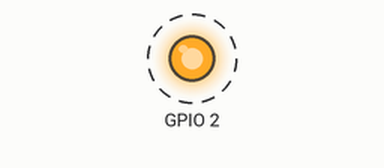
This sketch was run on a simulated ESP32. Shown: output pins drawn as LEDs (lit = HIGH). Dashed ring = blinking. What the sketch prints to the serial monitor is not drawn.

Above: at 6.62 s.
Timing chart, 0 to 9.5 s (numbered marks = the images above):
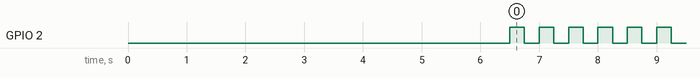

The sketch:

Mutex.ino
```cpp
// ESP32 Mutex Example
// https://www.circuitstate.com/tutorials/how-to-write-parallel-multitasking-applications-for-esp32-using-freertos-arduino/

#include <Arduino.h>

// 0=debug off, 1=output to Serial, 2=output to serial UART1()
#define DEBUG_ON 1
// 0=trace off, 1=output to Serial, 2=output to serial UART1()
#define TRACE_ON 0
#include <rgDebug.h>

#ifndef BUILTIN_LED
#define BUILTIN_LED 2
#endif

SemaphoreHandle_t xMutex = NULL;  // Create a mutex object

int counter = 0;  // A shared variable

//================================================================================//

// the setup function runs once when you press reset or power the board
void setup() {
	Serial.begin(921600);
    while (!Serial);
#if DEBUG_ON
	dbprint('\n'); for (uint8_t idx=0; idx<13; idx++) { dbprint((char)('A'+idx)); delay(500); }
#endif
	dbprint('\n');

  // initialize digital pin BUILTIN_LED as an output.
  pinMode (BUILTIN_LED, OUTPUT);

  xMutex = xSemaphoreCreateMutex();  // crete a mutex object

  xTaskCreatePinnedToCore (
    task1,     // Function to implement the task
    "task1",   // Name of the task
    1000,      // Stack size in words
    NULL,      // Task input parameter
    10,         // Priority of the task
    NULL,      // Task handle.
    0          // Core where the task should run
  );

  xTaskCreatePinnedToCore (
    task2,     // Function to implement the task
    "task2",   // Name of the task
    1000,      // Stack size in words
    NULL,      // Task input parameter
    10,         // Priority of the task
    NULL,      // Task handle.
    1          // Core where the task should run
  );
}

//================================================================================//

// the loop function runs over and over again forever
void loop() {
  digitalWrite (BUILTIN_LED, HIGH);  // turn the LED on (HIGH is the voltage level)
  delay (250);  // wait
  digitalWrite (BUILTIN_LED, LOW); // turn the LED off by making the voltage LOW
  delay (250);  // wait
}

//================================================================================//

// this task will periodically lock the mutex, increment the counter by 1 and unlock the mutex
void task1 (void *pvParameters) {
  while (1) {
    if (xSemaphoreTake (xMutex, portMAX_DELAY)) {  // take the mutex
      Serial.print ("Task 1: Mutex acquired at ");
      Serial.println (xTaskGetTickCount());
      counter = counter + 1;  // increment the counter
      Serial.print ("Task 1: Counter = ");
      Serial.println (counter);
      delay (1000);
      xSemaphoreGive (xMutex);  // release the mutex
      delay (100);
    }
  }
}

//================================================================================//

// this task will periodically lock the mutex, increment the counter by 1000 and unlock the mutex
void task2 (void *pvParameters) {
  while (1) {
    if (xSemaphoreTake (xMutex, (200 * portTICK_PERIOD_MS))) {  // try to acquire the mutex
      Serial.print ("Task 2: Mutex acquired at ");
      Serial.println (xTaskGetTickCount());
      counter = counter + 1000;
      Serial.print ("Task 2: Counter = ");
      Serial.println (counter);
      xSemaphoreGive (xMutex);  // release the mutex
      delay (100);
    }
    else {  // if the mutex was not acquired within 200ms
      Serial.print ("Task 2: Mutex not acquired at ");
      Serial.println (xTaskGetTickCount());
    }
  }
}

//================================================================================//
```

Measured:
- by itself, GPIO 2: alternates HIGH for 0.25 s and LOW for 0.25 s
